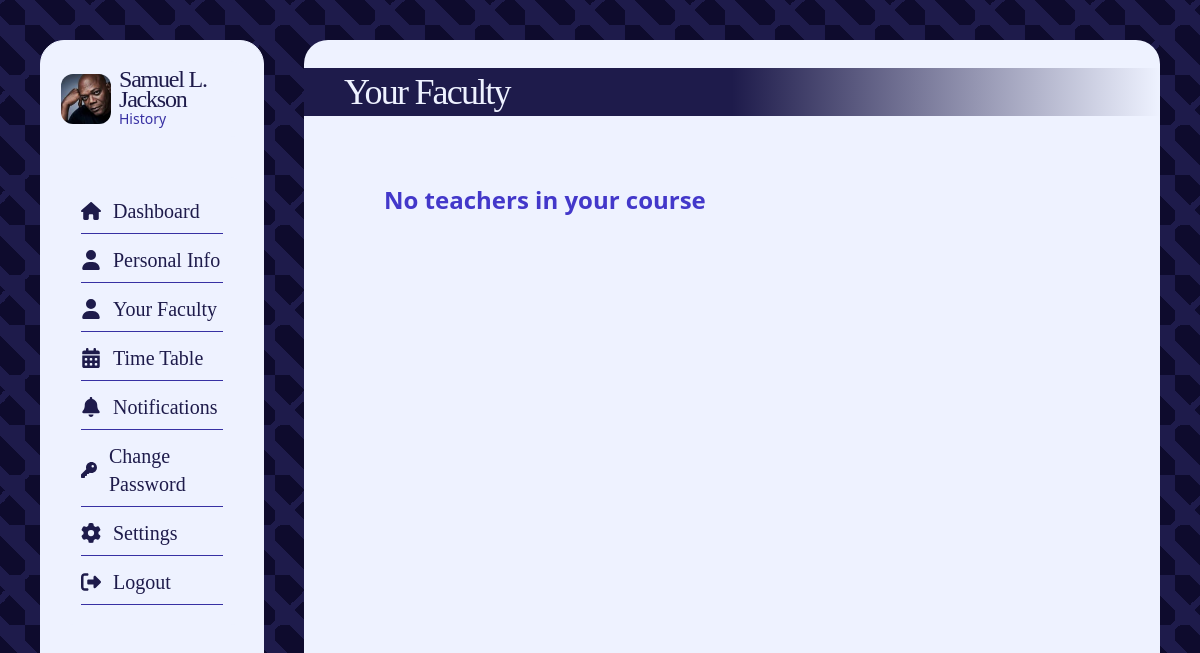
Page /dashboard/dash_faculty (signed in) on the committed database.
### core/models.py (models this page shows, shortened)
class Students(models.Model):
    user = models.ForeignKey(User, on_delete=models.CASCADE)
    student_id = models.IntegerField()
    profile_img = models.ImageField(
        upload_to="profile_images", default="blank_profile_picture.jpg", null=True
    )
    address = models.CharField(max_length=100, default="")
    phone = models.IntegerField(default=0)
    course = models.ForeignKey(Courses, on_delete=models.CASCADE, null=True)
    father_name = models.CharField(max_length=30, default="")
    mother_name = models.CharField(max_length=30, default="")
    father_phone = models.IntegerField(default=0)
    mother_phone = models.IntegerField(default=0)
    dob = models.DateField(default=datetime.now)

class Courses(models.Model):
    course_name = models.CharField(max_length=100)
    course_id = models.IntegerField()

### core/views.py (the view)
@login_required(login_url="login")
def dash_faculty(request):
    student = Students.objects.filter(user=request.user).first()
    teachers = Teachers.objects.filter(course_id=student.course)
    return render(
        request,
        "dash_faculty.html",
        {
            "user_profile": student,
            "teachers": teachers,
        },
    )

### templates/dash_faculty.html
{% extends "dash_base.html" %} {% block content %}
<div
	class="bg-indigo-50 backdrop-blur-sm overflow-y-scroll pb-10 rounded-3xl w-full h-full flex flex-col text-indigo-50"
>
	<h1
		class="text-4xl font-light font-serif tracking-tighter text-indigo-50 my-7 px-10 py-1 w-full bg-gradient-to-r from-indigo-950 via-indigo-950 to-transparent"
	>
		Your Faculty
	</h1>
	<div
		class="list w-full px-10 text-indigo-950 font-bold flex flex-col gap-5 overflow-y-scroll"
	>
		{% for teacher in teachers %}
		<div class="teacher px-5 py-3 bg-white rounded-xl shadow-xl flex gap-5">
			<div
				class="img bg-[url('{{teacher.profile_img.url}}')] h-[100px] w-[100px] bg-center bg-cover rounded-xl"
			></div>
			<div class="text-content grid grid-cols-2">
				<p class="col-span-2 tracking-tighter font-serif text-4xl">
					{{teacher.teacher_user.username}}
				</p>
				<p class="font-regular text-lg leading-3">Email-ID:</p>
				<p class="font-normal text-lg leading-3">
					{{teacher.teacher_user.email}}
				</p>
				<p class="font-regular text-lg leading-3">Contact no.:</p>
				<p class="font-normal text-lg leading-3">{{teacher.phone}}</p>
				<p class="font-regular text-lg leading-3">Subject Name:</p>
				<p class="font-normal text-lg leading-3">
					{{teacher.subject_id.subject_name}}
				</p>
			</div>
		</div>
		{% empty %}
		<h1 class="p-10 text-2xl text-indigo-700">
			No teachers in your course
		</h1>
		{% endfor %}
	</div>
</div>
{% endblock content %}

### templates/dash_base.html (shortened to what this page needs)
<!DOCTYPE html>
<html lang="en">
	<head>
		<script src="//cdn.tailwindcss.com"></script>
	</head>
	<body class="flex gap-10 h-screen p-10">
		<nav
			class="bg-indigo-50 backdrop-blur h-full rounded-3xl basis-1/5 border border-indigo-50 flex flex-col items-evenly"
		>
			<div
				class="profile py-2 rounded-xl flex justify-center gap-2 items-center mx-5 my-5 bg-indigo-50"
			>
				<div
					class="img bg-[url('{{user_profile.profile_img.url}}')] rounded-xl aspect-square h-[50px] bg-center bg-cover"
				></div>
				<h1
					class="text-2xl font-serif font-medium tracking-tighter text-indigo-950 leading-5"
				>
					{{user_profile.user.username}}
					<span
						class="block text-sm tracking-normal font-sans bg-indigo-50 text-indigo-800"
					>
						{{user_profile.course.course_name}}
					</span>
				</h1>
			</div>
			<div
				class="menu p-5 rounded-xl flex flex-col text-xl justify-center gap-3 items-center mx-5 my-5 bg-indigo-50 font-serif"
			>
				<a
					href="/dashboard/"
					class="flex gap-3 items-center border-b border-indigo-800 pb-2 w-full relative after:content-[''] after:absolute after:bottom-0 after:duration-700 text-indigo-950 hover:after:w-full after:h-1 after:bg-indigo-950 after:rounded-full after:left-0 after:w-0"
				>
					Dashboard</a
				>
				<a
					href="/dashboard/dash_personal_info"
					class="flex gap-3 items-center border-b border-indigo-800 pb-2 w-full relative after:content-[''] after:absolute after:bottom-0 after:duration-700 text-indigo-950 hover:after:w-full after:h-1 after:bg-indigo-950 after:rounded-full after:left-0 after:w-0"
				>
					<svg
						xmlns="http://www.w3.org/2000/svg"
						height="20"
						width="20"
						viewBox="0 0 448 512"
					>
						<path
							fill="#1E1B4B"
							d="M224 256A128 128 0 1 0 224 0a128 128 0 1 0 0 256zm-45.7 48C79.8 304 0 383.8 0 482.3C0 498.7 13.3 512 29.7 512H418.3c16.4 0 29.7-13.3 29.7-29.7C448 383.8 368.2 304 269.7 304H178.3z"
						/>
					</svg>
					Personal Info</a
				>
				<a
					href="/dashboard/dash_faculty"
					class="flex gap-3 items-center border-b border-indigo-800 pb-2 w-full relative after:content-[''] after:absolute after:bottom-0 after:duration-700 text-indigo-950 hover:after:w-full after:h-1 after:bg-indigo-950 after:rounded-full after:left-0 after:w-0"
				>
					<svg
						xmlns="http://www.w3.org/2000/svg"
						height="20"
						width="20"
						viewBox="0 0 448 512"
					>
						<path
							fill="#1E1B4B"
							d="M224 256A128 128 0 1 0 224 0a128 128 0 1 0 0 256zm-45.7 48C79.8 304 0 383.8 0 482.3C0 498.7 13.3 512 29.7 512H418.3c16.4 0 29.7-13.3 29.7-29.7C448 383.8 368.2 304 269.7 304H178.3z"
						/>
					</svg>
					Your Faculty</a
				>
				<a
					href="/dashboard/dash_time_table"
					class="flex gap-3 items-center border-b border-indigo-800 pb-2 w-full relative after:content-[''] after:absolute after:bottom-0 after:duration-700 text-indigo-950 hover:after:w-full after:h-1 after:bg-indigo-950 after:rounded-full after:left-0 after:w-0"
				>
					Time Table</a
				>
				<a
					href="/dashboard/dash_notification"
					class="flex gap-3 items-center border-b border-indigo-800 pb-2 w-full relative after:content-[''] after:absolute after:bottom-0 after:duration-700 text-indigo-950 hover:after:w-full after:h-1 after:bg-indigo-950 after:rounded-full after:left-0 after:w-0"
				>
					Notifications</a
				>
				<a
					href="/dashboard/dash_change_pass"
					class="flex gap-3 items-center border-b border-indigo-800 pb-2 w-full relative after:content-[''] after:absolute after:bottom-0 after:duration-700 text-indigo-950 hover:after:w-full after:h-1 after:bg-indigo-950 after:rounded-full after:left-0 after:w-0"
				>
					Change Password</a
				>
				<a
					href="/student_settings/"
					class="flex gap-3 items-center border-b border-indigo-800 pb-2 w-full relative after:content-[''] after:absolute after:bottom-0 after:duration-700 text-indigo-950 hover:after:w-full after:h-1 after:bg-indigo-950 after:rounded-full after:left-0 after:w-0"
				>
					Settings</a
				>
				<a
					href="/logout/"
					class="flex gap-3 items-center border-b border-indigo-800 pb-2 w-full relative after:content-[''] after:absolute after:bottom-0 after:duration-700 text-indigo-950 hover:after:w-full after:h-1 after:bg-indigo-950 after:rounded-full after:left-0 after:w-0"
					>
					Logout
				</a>
			</div>
		</nav>
		<div class="right-sec h-full flex-1">
			{% block content %} {% endblock content %}
		</div>
	</body>
</html>

### rows in the picture
Students: profile_img (picture), user.username "Samuel L. Jackson", course.course_name "History"
